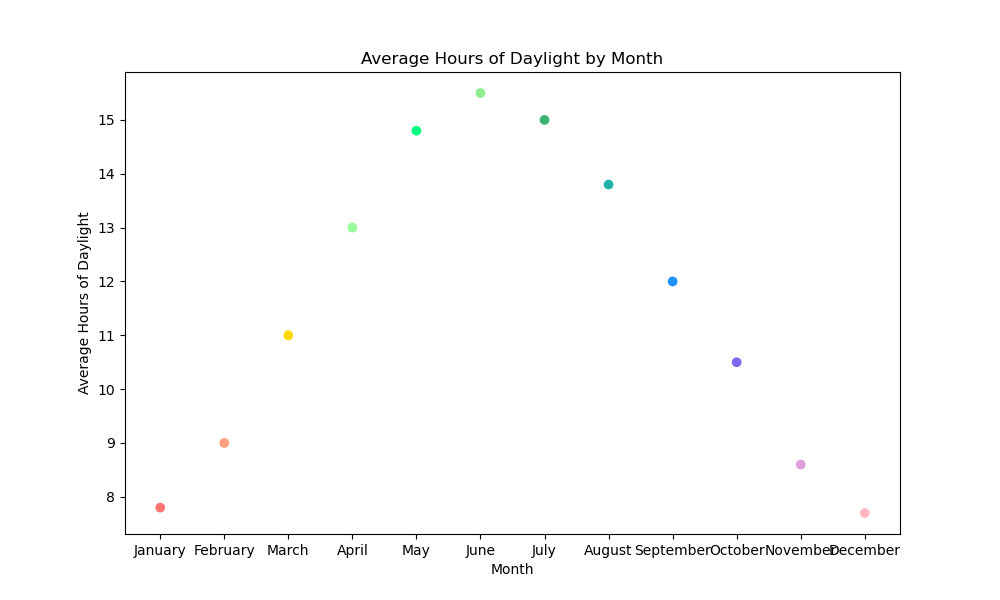

Write Python code to recreate this figure.

import matplotlib.pyplot as plt

# Data points
months = ['January', 'February', 'March', 'April', 'May', 'June',
          'July', 'August', 'September', 'October', 'November', 'December']
average_daylight = [7.8, 9, 11, 13, 14.8, 15.5, 15, 13.8, 12, 10.5, 8.6, 7.7]

# Colors for each point
colors = [
    '#FF7373', '#FFA07A', '#FFD700', '#98FB98', '#00FF7F',
    '#90EE90', '#3CB371', '#20B2AA', '#1E90FF', '#7B68EE', '#DDA0DD', '#FFB6C1'
]

# Change width and height of the chart
plt.figure(figsize=(10, 6))

# Scatter plot
plt.scatter(months, average_daylight, c=colors)

# Title and labels
plt.title('Average Hours of Daylight by Month')
plt.xlabel('Month')
plt.ylabel('Average Hours of Daylight')

# Adjust x-axis to show each month
plt.xticks(months)

# Show plot
plt.show()
